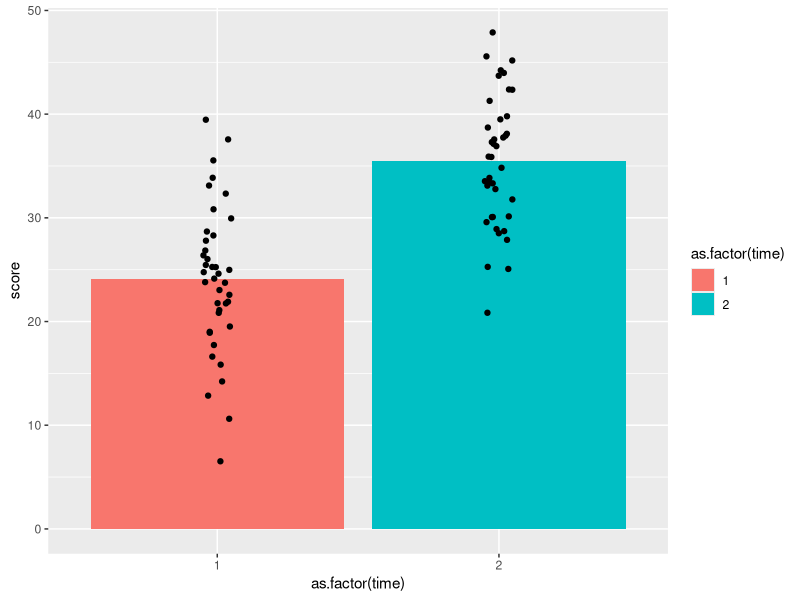

This figure's R source:
## ---- chunk 1
knitr::opts_chunk$set(echo = TRUE)
## ---- chunk 2
install.packages(pkgs=c("ggplot2","Hmisc"), repos = "https://cloud.r-project.org")
## ---- chunk 3
library("ggplot2")
## ---- chunk 4
# generate data
group1 = rnorm(n = 40, mean = 25, sd = 6.5)
group2 = rnorm(n = 40, mean = 35, sd = 6.5)
data.wide = data.frame(group1, group2)
## ---- chunk 5
# reshape data
(data.long = reshape(data = data.wide, 
                    direction = "long"
                    , varying = c("group1", "group2")
                    , v.names = "score"
                      ))
## ---- chunk 6
ggplot(data.long) + 
  geom_bar(
    aes(x=as.factor(time), y=score, fill=as.factor(time)), 
    position = "dodge", stat = "summary", fun.y = "mean") + 
  geom_errorbar(
    aes(x=as.factor(time), y=score), 
    stat = "summary", fun.data = "mean_sdl", fun.args = 1, width = 0.3 ) + 
  geom_jitter(
    aes(x = as.factor(time), y = score), 
    width = .05)
